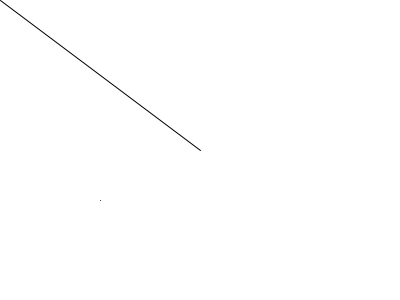
Frame 1 (no input)
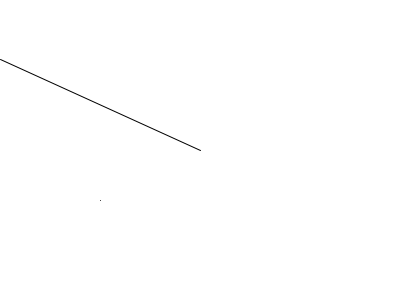
Frame 60 (the mouse pressed at the canvas centre just before this capture)
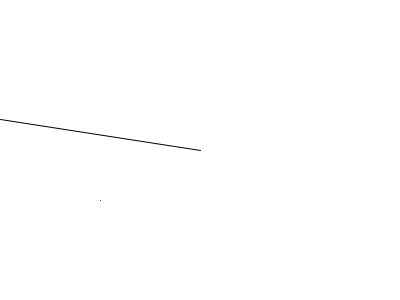
Frame 120 (the mouse held since frame 60 and released just before this capture)

The Processing sketch that drew these frames (run headless with seeded random() and noise(); from frame 60 on, the mouse is pressed at the canvas centre):

// Processing sketch: processing_115023
// ── processing_115023.pde

int y = 0;
int x= 0;
void setup() {
  size(400,300);//x,y
  background(#ffffff); //colorear el fondo
  // (x,y) esquina superior izquierda
  
}

void draw() {
  background(#ffffff);
  fill(#0000ff);  //colorear el punto
  point(100,200); //dibuixem punt
  line (200 ,150 , x, y); //(xi ,yi ,xf , yf)
  y = y + 1;
  x = x * 3;
}
